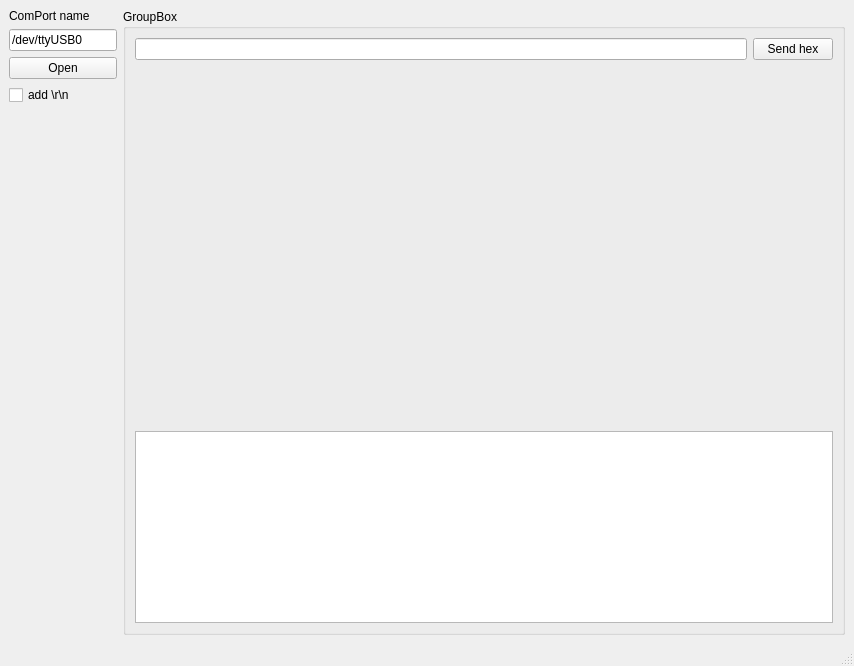
<?xml version="1.0" encoding="UTF-8"?>
<ui version="4.0">
 <class>MainWindow</class>
 <widget class="QMainWindow" name="MainWindow">
  <property name="geometry">
   <rect>
    <x>0</x>
    <y>0</y>
    <width>854</width>
    <height>666</height>
   </rect>
  </property>
  <property name="windowTitle">
   <string>MainWindow</string>
  </property>
  <widget class="QWidget" name="centralwidget">
   <layout class="QGridLayout" name="gridLayout">
    <item row="1" column="1" rowspan="5">
     <widget class="QGroupBox" name="groupBox">
      <property name="sizePolicy">
       <sizepolicy hsizetype="Expanding" vsizetype="Preferred">
        <horstretch>0</horstretch>
        <verstretch>0</verstretch>
       </sizepolicy>
      </property>
      <property name="title">
       <string>GroupBox</string>
      </property>
      <layout class="QGridLayout" name="gridLayout_2">
       <item row="0" column="0">
        <widget class="QLineEdit" name="LE_DataFroPort"/>
       </item>
       <item row="2" column="0" colspan="2">
        <widget class="QCustomPlot" name="widget" native="true">
         <property name="sizePolicy">
          <sizepolicy hsizetype="Preferred" vsizetype="Preferred">
           <horstretch>0</horstretch>
           <verstretch>4</verstretch>
          </sizepolicy>
         </property>
        </widget>
       </item>
       <item row="0" column="1">
        <widget class="QPushButton" name="PB_Send">
         <property name="text">
          <string>Send hex</string>
         </property>
        </widget>
       </item>
       <item row="3" column="0" colspan="2">
        <widget class="QTableWidget" name="tableWidget"/>
       </item>
      </layout>
     </widget>
    </item>
    <item row="4" column="0">
     <widget class="QCheckBox" name="checkBox">
      <property name="text">
       <string>add \r\n</string>
      </property>
     </widget>
    </item>
    <item row="1" column="0">
     <widget class="QLabel" name="label">
      <property name="text">
       <string>ComPort name</string>
      </property>
     </widget>
    </item>
    <item row="2" column="0">
     <widget class="QLineEdit" name="LE_PortName">
      <property name="sizePolicy">
       <sizepolicy hsizetype="Minimum" vsizetype="Fixed">
        <horstretch>0</horstretch>
        <verstretch>0</verstretch>
       </sizepolicy>
      </property>
      <property name="text">
       <string>/dev/ttyUSB0</string>
      </property>
     </widget>
    </item>
    <item row="5" column="0">
     <spacer name="verticalSpacer">
      <property name="orientation">
       <enum>Qt::Vertical</enum>
      </property>
      <property name="sizeHint" stdset="0">
       <size>
        <width>20</width>
        <height>40</height>
       </size>
      </property>
     </spacer>
    </item>
    <item row="3" column="0">
     <widget class="QPushButton" name="PB_OpenPort">
      <property name="text">
       <string>Open</string>
      </property>
     </widget>
    </item>
   </layout>
  </widget>
  <widget class="QMenuBar" name="menubar">
   <property name="geometry">
    <rect>
     <x>0</x>
     <y>0</y>
     <width>854</width>
     <height>21</height>
    </rect>
   </property>
  </widget>
  <widget class="QStatusBar" name="statusbar"/>
 </widget>
 <customwidgets>
  <customwidget>
   <class>QCustomPlot</class>
   <extends>QWidget</extends>
   <header>qcustomplot.h</header>
   <container>1</container>
  </customwidget>
 </customwidgets>
 <resources/>
 <connections/>
</ui>
